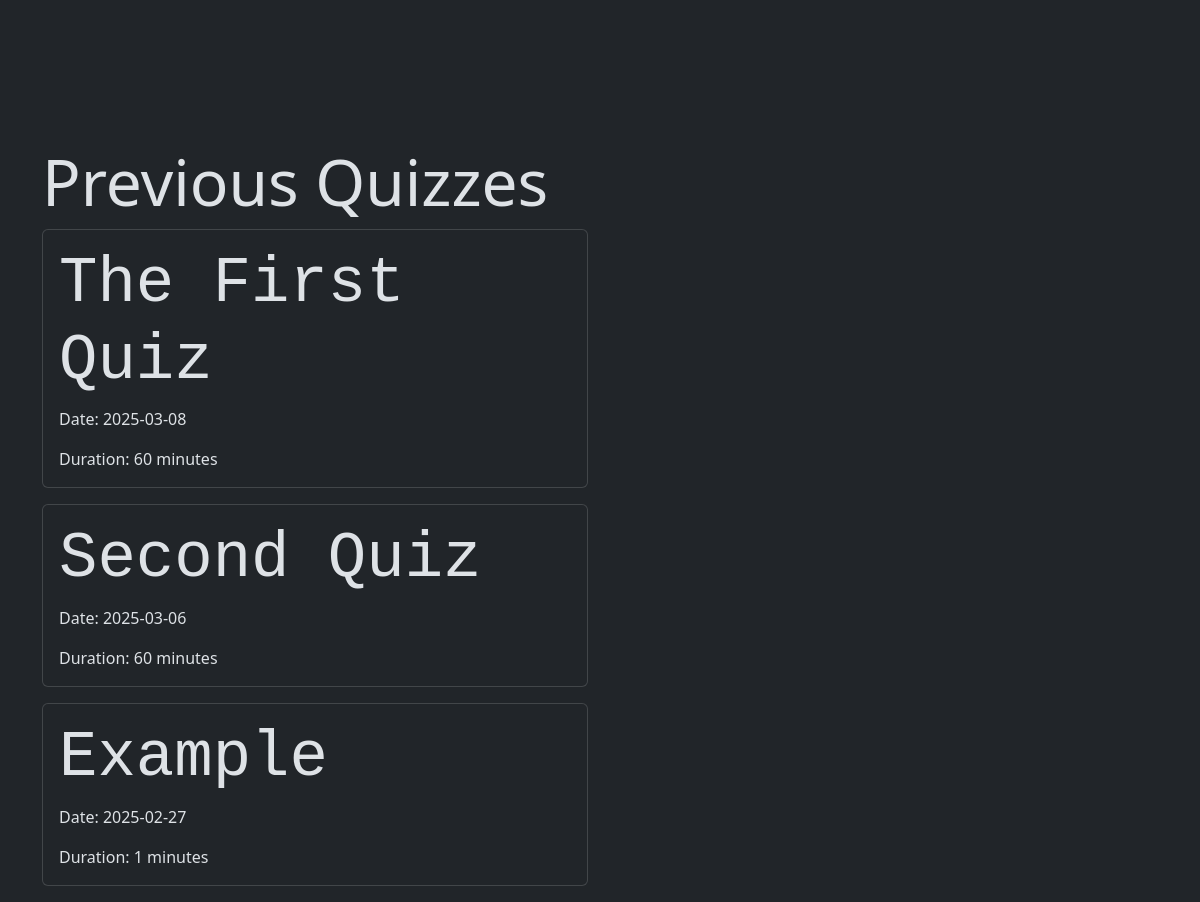
The page /qdisplay/1 on the database as committed earlier.
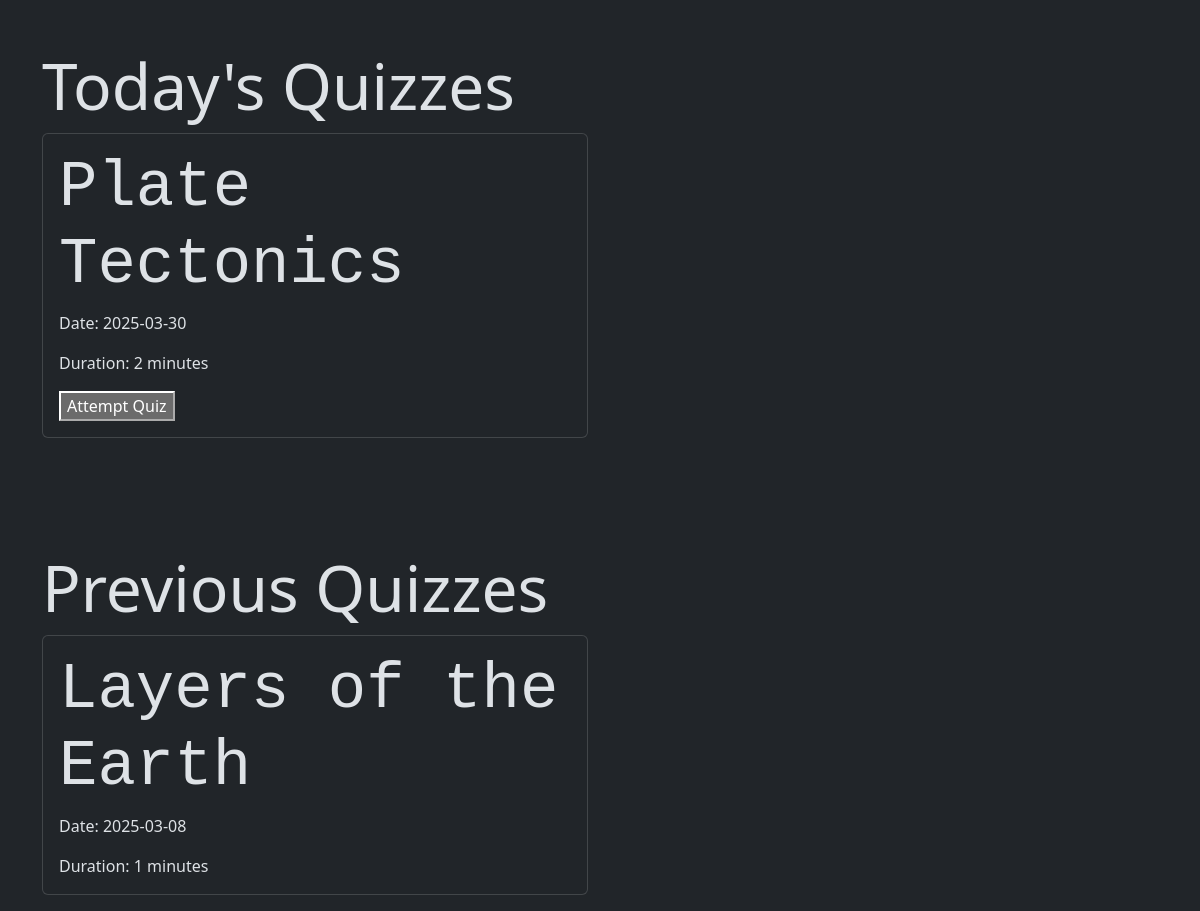
The same page on the database as committed later.
### models/models.py (models this page shows)
class Quiz(db.Model):
    id=db.Column(db.Integer, primary_key=True)
    date=db.Column(db.Date, nullable=False)
    time_duration=db.Column(db.Integer,nullable=False)
    remarks=db.Column(db.Text)
    c_id=db.Column(db.Integer,db.ForeignKey('chapter.id',ondelete="CASCADE"))
    quest = db.relationship("Questions", backref="quiz", lazy=True)

### controllers/controllers.py (the view, shortened to what this page needs)
@app.route("/qdisplay/<int:c_id>",methods=["GET","POST"])
def qdisplay(c_id):
    quizzes = Quiz.query.filter_by(c_id=c_id, date=today).all()
    quizprev=Quiz.query.filter(Quiz.c_id == c_id, Quiz.date < today).all()
    quizupcoming=Quiz.query.filter(Quiz.c_id == c_id, Quiz.date > today).all()
    return render_template("quizzdash.html",quizzes=quizzes,c_id=c_id,quizprev=quizprev,quizupcoming=quizupcoming)

### templates/quizzdash.html (shortened to what this page needs)
{% extends 'base.html' %}
{% block content %}
<br><br>
<div class="container">
    <div class="row">
        <div class="col-md-6">
            {%if quizzes%}
            <h1 class="display-3">Today's Quizzes</h1>
            {% for quiz in quizzes %}
            <div class="card mb-3">
                <div class="card-body">
                    <h1 class="card-title display-3 font-monospace">{{ quiz.remarks }}</h1>
                    <p class="card-text">Date: {{ quiz.date }}</p>
                    <p class="card-text">Duration: {{ quiz.time_duration }} minutes</p>
                    {% if session['sup'] %}
                    <a href="/question/{{quiz.id}}" class="btn btn-secondary">Add/View Questions</a>
                    <a href="/quizedit/{{quiz.id}}" class="btn btn-warning">Update</a>
                    <a href="/quizdelete/{{quiz.id}}" class="btn btn-danger">Delete</a>
                    {% else %}
                    <form action="/attempt" method="post">
                        <button type="submit">Attempt Quiz</button>
                    </form>
                    {%endif%}
                </div>
            </div>
            {% endfor %}
            {%endif%}
            <br>
            <br>
            <br>
            <br>
            {%if quizprev%}
            <h1 class="display-3">Previous Quizzes</h1>
            {% for quiz in quizprev %}
            <div class="card mb-3">
                <div class="card-body">
                    <h1 class="card-title display-3 font-monospace">{{ quiz.remarks }}</h1>
                    <p class="card-text">Date: {{ quiz.date }}</p>
                    <p class="card-text">Duration: {{ quiz.time_duration }} minutes</p>
                </div>
            </div>
            {% endfor %}
            {%endif%}
        </div>
    </div>
</div>
{% endblock %}

Rows that differ between the two databases and show on the page:
removed Quiz: remarks "Second Quiz", date "2025-03-06", time_duration "60", shown under "Previous Quizzes"
removed Quiz: remarks "Example", date "2025-02-27", time_duration "1", shown under "Previous Quizzes"
added Quiz: remarks "Plate Tectonics", date "2025-03-30", time_duration "2", shown under "Today's Quizzes"
changed Quiz: remarks "The First Quiz" → "Layers of the Earth"; time_duration "60" → "1"
Other text that changed with them:
text now shown: "Today's Quizzes"
